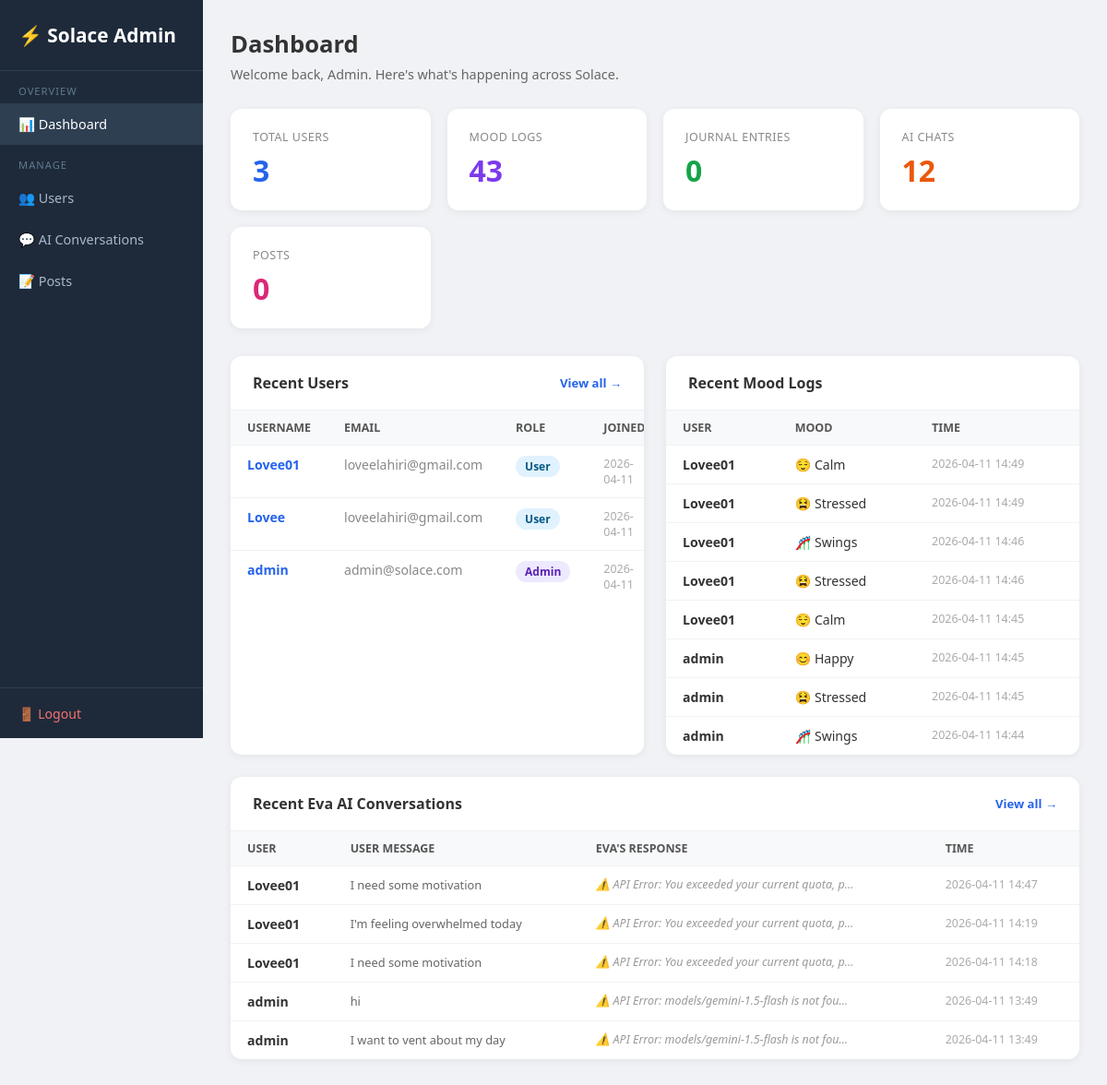
Page /admin (signed in) on the earlier database version.
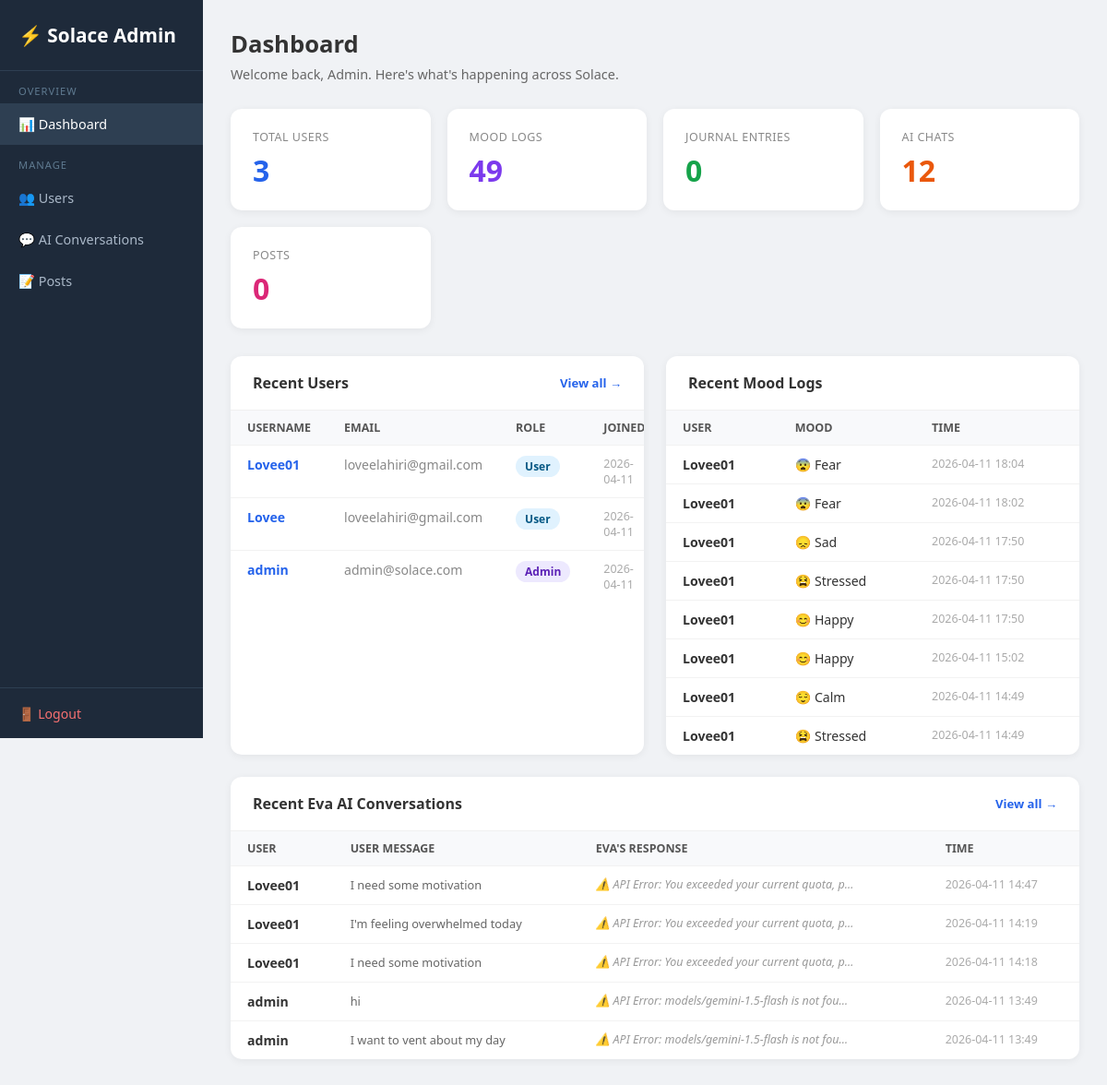
Same page on the later database version.
### tables this page shows
CREATE TABLE users (
                id         INTEGER PRIMARY KEY AUTOINCREMENT,
                username   TEXT UNIQUE NOT NULL,
                email      TEXT NOT NULL,
                password   TEXT NOT NULL,
                is_admin   INTEGER DEFAULT 0,
                created_at DATETIME DEFAULT CURRENT_TIMESTAMP
            );

CREATE TABLE mood_logs (
                id        INTEGER PRIMARY KEY AUTOINCREMENT,
                user_id   INTEGER NOT NULL REFERENCES users(id),
                mood      TEXT NOT NULL,
                timestamp DATETIME DEFAULT CURRENT_TIMESTAMP
            );

CREATE TABLE chat_history (
                id           INTEGER PRIMARY KEY AUTOINCREMENT,
                session_id   TEXT,
                user_id      INTEGER REFERENCES users(id),
                user_message TEXT,
                ai_response  TEXT,
                timestamp    DATETIME DEFAULT CURRENT_TIMESTAMP
            );

### app.py (the view)
@app.route("/admin")
@admin_required
def admin_dashboard() -> Any:
    with get_db() as conn:
        total_users   = conn.execute("SELECT COUNT(*) FROM users").fetchone()[0]
        total_moods   = conn.execute("SELECT COUNT(*) FROM mood_logs").fetchone()[0]
        total_journals= conn.execute("SELECT COUNT(*) FROM journals").fetchone()[0]
        total_chats   = conn.execute("SELECT COUNT(*) FROM chat_history").fetchone()[0]
        total_posts   = conn.execute("SELECT COUNT(*) FROM posts").fetchone()[0]
        recent_users = conn.execute(
            "SELECT id, username, email, is_admin, created_at FROM users ORDER BY created_at DESC LIMIT 5"
        ).fetchall()
        recent_moods = conn.execute("""
            SELECT u.username, ml.mood, ml.timestamp
            FROM mood_logs ml JOIN users u ON ml.user_id=u.id
            ORDER BY ml.timestamp DESC LIMIT 8
        """).fetchall()
        recent_chats = conn.execute("""
            SELECT u.username, ch.user_message, ch.ai_response, ch.timestamp
            FROM chat_history ch JOIN users u ON ch.user_id=u.id
            ORDER BY ch.timestamp DESC LIMIT 5
        """).fetchall()
    return render_template(
        "admin/dashboard.html",
        total_users=total_users, total_moods=total_moods,
        total_journals=total_journals, total_chats=total_chats,
        total_posts=total_posts,
        recent_users=recent_users, recent_moods=recent_moods,
        recent_chats=recent_chats,
    )

### app.py (called while the page is built)
def get_db() -> sqlite3.Connection:
    conn = sqlite3.connect("database.db")
    conn.row_factory = sqlite3.Row
    return conn

def admin_required(f: Any) -> Any:
    @wraps(f)
    def dec(*args: Any, **kwargs: Any) -> Any:
        if "user_id" not in session or not session.get("is_admin"):
            flash("Admin access required.")
            return redirect(url_for("login_page"))
        return f(*args, **kwargs)
    return dec

### templates/admin/dashboard.html (shortened to what this page needs)
<!DOCTYPE html>
<html lang="en">
<head>
</head>
<body>
<div class="sidebar">
  <div class="logo">⚡ Solace Admin</div>
  <nav>
    <div class="sl">Overview</div>
    <a href="/admin" class="active">📊 Dashboard</a>
    <div class="sl">Manage</div>
    <a href="/admin/users">👥 Users</a>
    <a href="/admin/chats">💬 AI Conversations</a>
    <a href="/admin/posts">📝 Posts</a>
  </nav>
  <div class="bot"><a href="/logout">🚪 Logout</a></div>
</div>
<div class="main">
  <div class="page-title">Dashboard</div>
  <div class="page-sub">Welcome back, Admin. Here's what's happening across Solace.</div>
  <div class="stats">
    <div class="stat-card blue"><div class="label">Total Users</div><div class="value">{{ total_users }}</div></div>
    <div class="stat-card purple"><div class="label">Mood Logs</div><div class="value">{{ total_moods }}</div></div>
    <div class="stat-card green"><div class="label">Journal Entries</div><div class="value">{{ total_journals }}</div></div>
    <div class="stat-card orange"><div class="label">AI Chats</div><div class="value">{{ total_chats }}</div></div>
    <div class="stat-card pink"><div class="label">Posts</div><div class="value">{{ total_posts }}</div></div>
  </div>
  <div class="grid2">
    <div class="card">
      <div class="card-header">Recent Users <a href="/admin/users">View all →</a></div>
      <table>
        <thead><tr><th>Username</th><th>Email</th><th>Role</th><th>Joined</th></tr></thead>
        <tbody>
          {% for u in recent_users %}
          <tr>
            <td><a href="/admin/users/{{ u.id }}" style="color:#2563eb;text-decoration:none;font-weight:600">{{ u.username }}</a></td>
            <td style="color:#888">{{ u.email }}</td>
            <td><span class="badge {{ 'admin' if u.is_admin else 'user' }}">{{ 'Admin' if u.is_admin else 'User' }}</span></td>
            <td style="color:#aaa;font-size:0.78rem">{{ (u.created_at or '')[:10] }}</td>
          </tr>
          {% endfor %}
        </tbody>
      </table>
    </div>
    <div class="card">
      <div class="card-header">Recent Mood Logs</div>
      <table>
        <thead><tr><th>User</th><th>Mood</th><th>Time</th></tr></thead>
        <tbody>
          {% for m in recent_moods %}
          <tr>
            <td style="font-weight:600">{{ m.username }}</td>
            <td>{% if m.mood=='happy'%}😊{%elif m.mood=='sad'%}😞{%elif m.mood=='angry'%}😡{%elif m.mood=='anxious'%}😰{%elif m.mood=='calm'%}😌{%elif m.mood=='stressed'%}😫{%elif m.mood=='tired'%}😴{%elif m.mood=='Fear'%}😨{%elif m.mood=='swings'%}🎢{%endif%} {{ m.mood.capitalize() }}</td>
            <td style="color:#aaa;font-size:0.78rem">{{ (m.timestamp or '')[:16] }}</td>
          </tr>
          {% endfor %}
        </tbody>
      </table>
    </div>
  </div>
  <div class="card">
    <div class="card-header">Recent Eva AI Conversations <a href="/admin/chats">View all →</a></div>
    <table>
      <thead><tr><th>User</th><th>User Message</th><th>Eva's Response</th><th>Time</th></tr></thead>
      <tbody>
        {% for c in recent_chats %}
        <tr>
          <td style="font-weight:600">{{ c.username }}</td>
          <td><div class="preview">{{ c.user_message }}</div></td>
          <td><div class="ai-prev">{{ c.ai_response }}</div></td>
          <td style="color:#aaa;font-size:0.78rem">{{ (c.timestamp or '')[:16] }}</td>
        </tr>
        {% endfor %}
      </tbody>
    </table>
  </div>
</div>
</body>
</html>

Differences in the rows shown:
no longer on this page (row unchanged): mood_logs: username "Lovee01", mood "Swings", timestamp "2026-04-11 14:46"
no longer on this page (row unchanged): mood_logs: username "Lovee01", mood "Stressed", timestamp "2026-04-11 14:46"
no longer on this page (row unchanged): mood_logs: username "Lovee01", mood "Calm", timestamp "2026-04-11 14:45"
no longer on this page (row unchanged): mood_logs: username "admin", mood "Happy", timestamp "2026-04-11 14:45"
no longer on this page (row unchanged): mood_logs: username "admin", mood "Stressed", timestamp "2026-04-11 14:45"
no longer on this page (row unchanged): mood_logs: username "admin", mood "Swings", timestamp "2026-04-11 14:44"
added mood_logs: username "Lovee01", mood "Fear", timestamp "2026-04-11 18:04"
added mood_logs: username "Lovee01", mood "Fear", timestamp "2026-04-11 18:02"
added mood_logs: username "Lovee01", mood "Sad", timestamp "2026-04-11 17:50"
added mood_logs: username "Lovee01", mood "Stressed", timestamp "2026-04-11 17:50"
added mood_logs: username "Lovee01", mood "Happy", timestamp "2026-04-11 17:50"
added mood_logs: username "Lovee01", mood "Happy", timestamp "2026-04-11 15:02"
Other differences:
{{ total_moods }}: "43" → "49"
